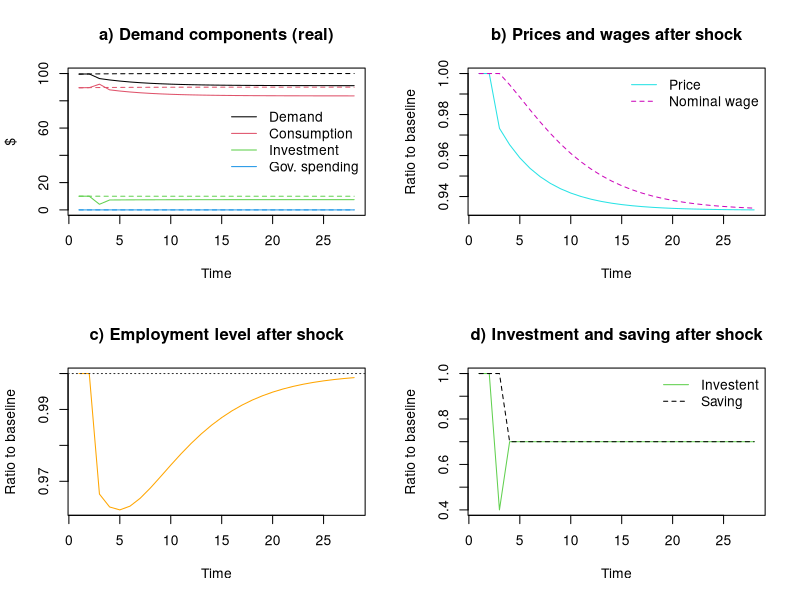

Recreate this plot in R.
#A simple neoclassical-Keynesian model (flexible prices but sticky nominal wages)

#Made by mvp, 4/10/2022

# Clear Environment
rm(list=ls(all=TRUE))

# Clear Plots
#if(!is.null(dev.list())) dev.off()

# Clear Console
cat("\014")

#Time span
nPeriods = 50

#Scenarios
nScenarios = 2

#Parameters
c0 = 10        #Autonomous consumption
c1=0.8         #Marginal propensity to consume out of income
i0 = 0.04      #Interest rate
b0 = 14        #Autonomous investment
b1 = 100       #Sensitivity of investment to interest rate
prod = 5       #Labour productivity
g0 = 0         #Government spending
l0 = 45        #Labour demand independent of wages
l1 = 10        #Sensitivity of labour demand to real wage rate
l2 = 8         #Sensitivity of labour supply to real wage rate
s0 = 6         #Saving independent of interest rate
s1 = 100       #Sensitivity of saving to interest rate
p1 = 1         #Initial price level
gamma_w = 0.2  #Speed of adjustment of nominal wage rate
w1 = 2.5       #Initial level of nominal wage rate  
L_f = 20       #Full employment level

#Variables
#Aggregate demand
Z=matrix(data=0,nrow=nScenarios,ncol=nPeriods)
#Aggregate output (supply) in nominal terms
Y=matrix(data=0,nrow=nScenarios,ncol=nPeriods)
#Aggregate output (supply) in real terms
X=matrix(data=0,nrow=nScenarios,ncol=nPeriods)
#Aggregate consumption
C=matrix(data=0,nrow=nScenarios,ncol=nPeriods)
#Aggregate investment
I=matrix(data=0,nrow=nScenarios,ncol=nPeriods)
#Government spending
G=matrix(data=0,nrow=nScenarios,ncol=nPeriods)
#Labour demand 
Ld=matrix(data=0,nrow=nScenarios,ncol=nPeriods)
#Labour supply
Ls=matrix(data=0,nrow=nScenarios,ncol=nPeriods)
#Price level
p=matrix(data=p1,nrow=nScenarios,ncol=nPeriods)
#Aggregate saving
S=matrix(data=0,nrow=nScenarios,ncol=nPeriods)
#Interest rate
i=matrix(data=i0,nrow=nScenarios,ncol=nPeriods)
#Real wage rate
wr=matrix(data=2.5,nrow=nScenarios,ncol=nPeriods)
#Full-employment real wage rate
wr_f=matrix(data=2.5,nrow=nScenarios,ncol=nPeriods)
#Nominal wage rate
w=matrix(data=w1,nrow=nScenarios,ncol=nPeriods)

#Scenarios loop
for (j in 1:nScenarios){

#Time loop
for (t in 2:nPeriods){

  #Iterations  
  for (iter in 1:20){
  
  #Negative shock to investment after period 25 in scenario 2
  if (t >= 25 & j==2) {b0 = 8}  
  
  #############################  SHARED EQUATIONS
    
  Z[j,t] = C[j,t] + I[j,t] + G[j,t] #Aggregate demand
  
  Y[j,t] = Z[j,t]                   #Nominal output 
  
  C[j,t] = c0 + c1 * Y[j,t-1]       #Consumption
  
  I[j,t] = b0 - b1 * i[j,t-1]       #Investment                 
  
  G[j,t] = g0                       #Government spending
  
  ############################# MODEL-SPECIFIC EQUATIONS
  
  S[j,t] = s0 + s1 * i[j,t-1]                         #Private saving (as a positive function of i)
  
  i[j,t] = (b0 - s0)/(s1 + b1)                        #Interest rate (such that S = I)
  
  p[j,t] = (Y[j,t] + prod * l1 * w1)/(prod * l0)      #Price level (market clearing): p[j,t] = Y[j,t]/X[j,t]
  
  X[j,t] = Ls[j,t]*prod                               #Real output (defined by production function)
  
  Ld[j,t] = l0 - l1*wr[j,t]                           #Labour demand (as a negative function of the real wage)
  
  Ls[j,t] = Ld[j,t]                                   #Labour supply (adjusting to labour demand)
  
  wr_f[j,t] = l0/(l2 + l1)                            #Full-employment real wage rate (such that: Ld = Ls)  
  
  wr[j,t] = w[j,t]/p[j,t]                             #Real wage rate (as ratio of nominal wage rate to price level)

  w[j,t] = w[j,t-1] - gamma_w*(wr[j,t-1] - wr_f[j,t]) #Nominal wage rate (sticky, adjusting slowly to new labour market conditions)
  
  #############################
  
}}}


#Set plot layout
layout(matrix(c(1,2,3,4), 2, 2, byrow = TRUE))

#Plot demand components
plot(Z[1,23:nPeriods]/p[1,23:nPeriods], type="l",col=1,lty=2,ylim=range(0,100),main="a) Demand components (real)",ylab = '$',xlab = 'Time')
lines(C[1,23:nPeriods]/p[1,23:nPeriods],col=2,lty=2)
lines(I[1,23:nPeriods]/p[1,23:nPeriods],col=3,lty=2)
lines(G[1,23:nPeriods]/p[1,23:nPeriods],col=4,lty=2)
lines(Z[2,23:nPeriods]/p[2,23:nPeriods],col=1)
lines(C[2,23:nPeriods]/p[2,23:nPeriods],col=2)
lines(I[2,23:nPeriods]/p[2,23:nPeriods],col=3)
lines(G[2,23:nPeriods]/p[2,23:nPeriods],col=4)
#abline(v=5,col="gray30",lty=3)
legend("right",c("Demand","Consumption","Investment","Gov. spending"),  bty = 'n', lty=c(1,1,1,1), col = c(1,2,3,4), box.lty=0)

#Plot price level and nominal wage
plot(p[2,23:nPeriods]/p[1,23:nPeriods], type="l",col=5,main="b) Prices and wages after shock",ylab = 'Ratio to baseline',xlab = 'Time')
lines(w[2,23:nPeriods]/w[1,23:nPeriods], col=6, lty=2)
legend("topright",c("Price","Nominal wage"),  bty = 'n', lty=c(1,2), col = c(5,6), box.lty=0)

#Plot employment
plot(Ld[2,23:nPeriods]/Ld[1,23:nPeriods], type="l",col="orange",main="c) Employment level after shock",ylab = 'Ratio to baseline',xlab = 'Time')
abline(h=1,col="gray20",lty=3)

#Plot investment and saving
plot(I[2,23:nPeriods]/I[1,23:nPeriods], type="l",col=3,main="d) Investment and saving after shock",ylab = 'Ratio to baseline',xlab = 'Time')
lines(S[2,23:nPeriods]/S[1,23:nPeriods], col=1, lty=2)
legend("topright",c("Investent","Saving"),  bty = 'n', lty=c(1,2), col = c(3,1), box.lty=0)
